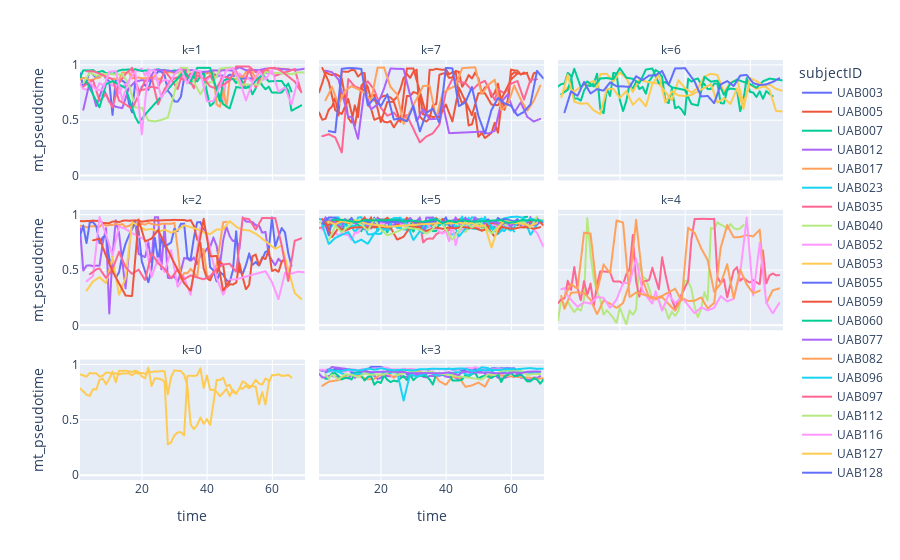

The notebook cell this image was saved under:
### Code cell
fig = px.line(plot_meta, x = "time", y = "mt_pseudotime", color = 'subjectID',
              facet_col = col, facet_col_wrap = 3)
fig.show()
